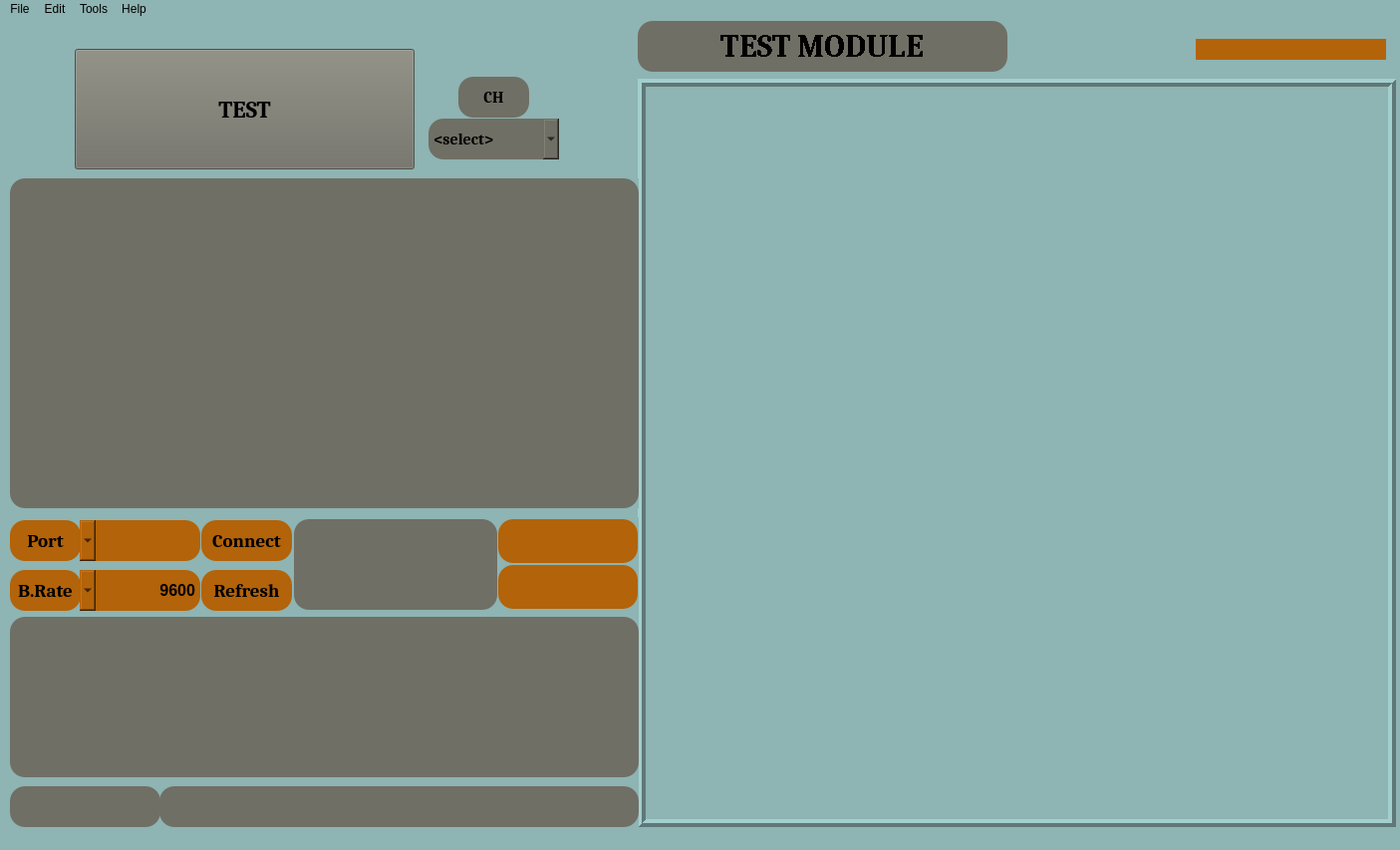
<?xml version="1.0" encoding="UTF-8"?>
<ui version="4.0">
 <class>APP</class>
 <widget class="QMainWindow" name="APP">
  <property name="geometry">
   <rect>
    <x>0</x>
    <y>0</y>
    <width>1405</width>
    <height>853</height>
   </rect>
  </property>
  <property name="font">
   <font>
    <family>Cambria</family>
   </font>
  </property>
  <property name="windowTitle">
   <string>MainWindow</string>
  </property>
  <property name="windowIcon">
   <iconset>
    <normaloff>../Images/Moewe.jpg</normaloff>../Images/Moewe.jpg</iconset>
  </property>
  <property name="toolTip">
   <string>&lt;html&gt;&lt;head/&gt;&lt;body&gt;&lt;p&gt;&lt;br/&gt;&lt;/p&gt;&lt;/body&gt;&lt;/html&gt;</string>
  </property>
  <property name="styleSheet">
   <string notr="true">background-color: rgb(142, 180, 179);</string>
  </property>
  <property name="tabShape">
   <enum>QTabWidget::Rounded</enum>
  </property>
  <widget class="QWidget" name="centralwidget">
   <widget class="QLabel" name="image_label">
    <property name="geometry">
     <rect>
      <x>640</x>
      <y>60</y>
      <width>761</width>
      <height>751</height>
     </rect>
    </property>
    <property name="styleSheet">
     <string notr="true">border-color: rgb(0, 0, 0);
selection-color: rgb(0, 85, 255);</string>
    </property>
    <property name="frameShape">
     <enum>QFrame::Box</enum>
    </property>
    <property name="frameShadow">
     <enum>QFrame::Raised</enum>
    </property>
    <property name="lineWidth">
     <number>4</number>
    </property>
    <property name="text">
     <string/>
    </property>
    <property name="alignment">
     <set>Qt::AlignCenter</set>
    </property>
   </widget>
   <widget class="QLabel" name="title_label">
    <property name="geometry">
     <rect>
      <x>640</x>
      <y>2</y>
      <width>371</width>
      <height>51</height>
     </rect>
    </property>
    <property name="font">
     <font>
      <family>Cambria</family>
      <pointsize>24</pointsize>
      <weight>75</weight>
      <bold>true</bold>
      <stylestrategy>NoAntialias</stylestrategy>
     </font>
    </property>
    <property name="styleSheet">
     <string notr="true">background-color: rgb(111, 111, 101);
border-radius : 15px;</string>
    </property>
    <property name="frameShape">
     <enum>QFrame::Box</enum>
    </property>
    <property name="frameShadow">
     <enum>QFrame::Sunken</enum>
    </property>
    <property name="lineWidth">
     <number>2</number>
    </property>
    <property name="text">
     <string>TEST MODULE</string>
    </property>
    <property name="alignment">
     <set>Qt::AlignCenter</set>
    </property>
   </widget>
   <widget class="QLabel" name="time_label">
    <property name="geometry">
     <rect>
      <x>1200</x>
      <y>20</y>
      <width>191</width>
      <height>21</height>
     </rect>
    </property>
    <property name="font">
     <font>
      <family>Cambria</family>
      <pointsize>10</pointsize>
      <weight>75</weight>
      <bold>true</bold>
     </font>
    </property>
    <property name="styleSheet">
     <string notr="true">background-color: rgb(179, 99, 9);
border-radius : 15px;</string>
    </property>
    <property name="frameShape">
     <enum>QFrame::WinPanel</enum>
    </property>
    <property name="frameShadow">
     <enum>QFrame::Sunken</enum>
    </property>
    <property name="lineWidth">
     <number>2</number>
    </property>
    <property name="text">
     <string/>
    </property>
   </widget>
   <widget class="QWidget" name="widget" native="true">
    <property name="geometry">
     <rect>
      <x>70</x>
      <y>30</y>
      <width>511</width>
      <height>121</height>
     </rect>
    </property>
    <widget class="QPushButton" name="start_button">
     <property name="geometry">
      <rect>
       <x>5</x>
       <y>0</y>
       <width>341</width>
       <height>121</height>
      </rect>
     </property>
     <property name="font">
      <font>
       <family>Cambria</family>
       <pointsize>18</pointsize>
       <weight>75</weight>
       <bold>true</bold>
      </font>
     </property>
     <property name="toolTip">
      <string>&lt;html&gt;&lt;head/&gt;&lt;body&gt;&lt;p&gt;Run Function when Clicked&lt;/p&gt;&lt;/body&gt;&lt;/html&gt;</string>
     </property>
     <property name="styleSheet">
      <string notr="true">background-color: rgb(111, 111, 101);</string>
     </property>
     <property name="text">
      <string>TEST</string>
     </property>
     <property name="checkable">
      <bool>false</bool>
     </property>
    </widget>
    <widget class="QLabel" name="ch_button">
     <property name="geometry">
      <rect>
       <x>390</x>
       <y>28</y>
       <width>71</width>
       <height>41</height>
      </rect>
     </property>
     <property name="font">
      <font>
       <family>Cambria</family>
       <pointsize>12</pointsize>
       <weight>75</weight>
       <bold>true</bold>
      </font>
     </property>
     <property name="styleSheet">
      <string notr="true">background-color: rgb(111, 111, 101);
border-radius : 15px;</string>
     </property>
     <property name="frameShape">
      <enum>QFrame::Panel</enum>
     </property>
     <property name="frameShadow">
      <enum>QFrame::Raised</enum>
     </property>
     <property name="lineWidth">
      <number>2</number>
     </property>
     <property name="text">
      <string>CH</string>
     </property>
     <property name="alignment">
      <set>Qt::AlignCenter</set>
     </property>
    </widget>
    <widget class="QComboBox" name="channel_combobox">
     <property name="geometry">
      <rect>
       <x>360</x>
       <y>70</y>
       <width>131</width>
       <height>41</height>
      </rect>
     </property>
     <property name="font">
      <font>
       <family>Cambria</family>
       <pointsize>12</pointsize>
       <weight>75</weight>
       <bold>true</bold>
      </font>
     </property>
     <property name="layoutDirection">
      <enum>Qt::LeftToRight</enum>
     </property>
     <property name="styleSheet">
      <string notr="true">background-color: rgb(111, 111, 101);
border-radius : 15px;</string>
     </property>
     <item>
      <property name="text">
       <string>&lt;select&gt;</string>
      </property>
     </item>
     <item>
      <property name="text">
       <string>CH1</string>
      </property>
     </item>
     <item>
      <property name="text">
       <string>CH2</string>
      </property>
     </item>
     <item>
      <property name="text">
       <string>CH3</string>
      </property>
     </item>
     <item>
      <property name="text">
       <string>Parallel</string>
      </property>
     </item>
    </widget>
   </widget>
   <widget class="QWidget" name="widget_2" native="true">
    <property name="geometry">
     <rect>
      <x>10</x>
      <y>160</y>
      <width>631</width>
      <height>331</height>
     </rect>
    </property>
    <widget class="QLabel" name="info_label">
     <property name="geometry">
      <rect>
       <x>0</x>
       <y>0</y>
       <width>631</width>
       <height>331</height>
      </rect>
     </property>
     <property name="font">
      <font>
       <family>Cambria</family>
       <pointsize>14</pointsize>
       <weight>75</weight>
       <bold>true</bold>
       <underline>false</underline>
      </font>
     </property>
     <property name="mouseTracking">
      <bool>true</bool>
     </property>
     <property name="styleSheet">
      <string notr="true">background-color: rgb(111, 111, 101);
border-radius : 15px;</string>
     </property>
     <property name="frameShape">
      <enum>QFrame::WinPanel</enum>
     </property>
     <property name="frameShadow">
      <enum>QFrame::Sunken</enum>
     </property>
     <property name="lineWidth">
      <number>3</number>
     </property>
     <property name="text">
      <string/>
     </property>
     <property name="alignment">
      <set>Qt::AlignCenter</set>
     </property>
     <property name="margin">
      <number>2</number>
     </property>
    </widget>
   </widget>
   <widget class="QWidget" name="widget_4" native="true">
    <property name="geometry">
     <rect>
      <x>0</x>
      <y>500</y>
      <width>641</width>
      <height>311</height>
     </rect>
    </property>
    <widget class="QPushButton" name="refresh_button">
     <property name="geometry">
      <rect>
       <x>202</x>
       <y>53</y>
       <width>91</width>
       <height>41</height>
      </rect>
     </property>
     <property name="font">
      <font>
       <family>Cambria</family>
       <pointsize>14</pointsize>
       <weight>75</weight>
       <bold>true</bold>
      </font>
     </property>
     <property name="styleSheet">
      <string notr="true">background-color: rgb(179, 99, 9);
border-radius : 15px;</string>
     </property>
     <property name="text">
      <string>Refresh</string>
     </property>
     <property name="checkable">
      <bool>false</bool>
     </property>
    </widget>
    <widget class="QPushButton" name="connect_button">
     <property name="geometry">
      <rect>
       <x>202</x>
       <y>3</y>
       <width>91</width>
       <height>41</height>
      </rect>
     </property>
     <property name="font">
      <font>
       <family>Cambria</family>
       <pointsize>14</pointsize>
       <weight>75</weight>
       <bold>true</bold>
      </font>
     </property>
     <property name="styleSheet">
      <string notr="true">background-color: rgb(179, 99, 9);
border-radius : 15px;</string>
     </property>
     <property name="text">
      <string>Connect</string>
     </property>
     <property name="checkable">
      <bool>false</bool>
     </property>
    </widget>
    <widget class="QLabel" name="port_label">
     <property name="geometry">
      <rect>
       <x>10</x>
       <y>3</y>
       <width>71</width>
       <height>41</height>
      </rect>
     </property>
     <property name="font">
      <font>
       <family>Cambria</family>
       <pointsize>14</pointsize>
       <weight>75</weight>
       <bold>true</bold>
      </font>
     </property>
     <property name="styleSheet">
      <string notr="true">background-color: rgb(179, 99, 9);
border-radius : 15px;</string>
     </property>
     <property name="frameShape">
      <enum>QFrame::Panel</enum>
     </property>
     <property name="frameShadow">
      <enum>QFrame::Sunken</enum>
     </property>
     <property name="lineWidth">
      <number>2</number>
     </property>
     <property name="text">
      <string>Port</string>
     </property>
     <property name="alignment">
      <set>Qt::AlignCenter</set>
     </property>
    </widget>
    <widget class="QComboBox" name="port_box">
     <property name="geometry">
      <rect>
       <x>80</x>
       <y>3</y>
       <width>121</width>
       <height>41</height>
      </rect>
     </property>
     <property name="font">
      <font>
       <pointsize>10</pointsize>
       <weight>75</weight>
       <bold>true</bold>
      </font>
     </property>
     <property name="layoutDirection">
      <enum>Qt::RightToLeft</enum>
     </property>
     <property name="styleSheet">
      <string notr="true">background-color: rgb(179, 99, 9);
border-radius : 15px;</string>
     </property>
    </widget>
    <widget class="QLabel" name="baudrate_label">
     <property name="geometry">
      <rect>
       <x>10</x>
       <y>53</y>
       <width>71</width>
       <height>41</height>
      </rect>
     </property>
     <property name="font">
      <font>
       <family>Cambria</family>
       <pointsize>14</pointsize>
       <weight>75</weight>
       <bold>true</bold>
      </font>
     </property>
     <property name="styleSheet">
      <string notr="true">background-color: rgb(179, 99, 9);
border-radius : 15px;</string>
     </property>
     <property name="frameShape">
      <enum>QFrame::Panel</enum>
     </property>
     <property name="frameShadow">
      <enum>QFrame::Sunken</enum>
     </property>
     <property name="lineWidth">
      <number>2</number>
     </property>
     <property name="text">
      <string>B.Rate</string>
     </property>
     <property name="alignment">
      <set>Qt::AlignCenter</set>
     </property>
    </widget>
    <widget class="QComboBox" name="baudrate_box">
     <property name="geometry">
      <rect>
       <x>80</x>
       <y>53</y>
       <width>121</width>
       <height>41</height>
      </rect>
     </property>
     <property name="font">
      <font>
       <pointsize>12</pointsize>
       <weight>75</weight>
       <bold>true</bold>
      </font>
     </property>
     <property name="layoutDirection">
      <enum>Qt::RightToLeft</enum>
     </property>
     <property name="styleSheet">
      <string notr="true">background-color: rgb(179, 99, 9);
border-radius : 15px;</string>
     </property>
     <item>
      <property name="text">
       <string>9600</string>
      </property>
     </item>
     <item>
      <property name="text">
       <string>57600</string>
      </property>
     </item>
     <item>
      <property name="text">
       <string>115200</string>
      </property>
     </item>
    </widget>
    <widget class="QLineEdit" name="Final_result_box">
     <property name="geometry">
      <rect>
       <x>160</x>
       <y>270</y>
       <width>481</width>
       <height>41</height>
      </rect>
     </property>
     <property name="font">
      <font>
       <family>Cambria</family>
       <pointsize>12</pointsize>
       <weight>75</weight>
       <bold>true</bold>
      </font>
     </property>
     <property name="styleSheet">
      <string notr="true">background-color: rgb(111, 111, 101);
border-radius : 15px;</string>
     </property>
     <property name="frame">
      <bool>true</bool>
     </property>
     <property name="alignment">
      <set>Qt::AlignLeading|Qt::AlignLeft|Qt::AlignVCenter</set>
     </property>
    </widget>
    <widget class="QLineEdit" name="id_Edit">
     <property name="geometry">
      <rect>
       <x>10</x>
       <y>270</y>
       <width>151</width>
       <height>41</height>
      </rect>
     </property>
     <property name="font">
      <font>
       <family>Cambria</family>
       <pointsize>12</pointsize>
       <weight>75</weight>
       <bold>true</bold>
      </font>
     </property>
     <property name="styleSheet">
      <string notr="true">background-color: rgb(111, 111, 101);
border-radius : 15px;</string>
     </property>
     <property name="frame">
      <bool>true</bool>
     </property>
     <property name="alignment">
      <set>Qt::AlignCenter</set>
     </property>
    </widget>
    <widget class="QTextBrowser" name="textBrowser">
     <property name="geometry">
      <rect>
       <x>10</x>
       <y>100</y>
       <width>631</width>
       <height>161</height>
      </rect>
     </property>
     <property name="font">
      <font>
       <family>Candara</family>
       <pointsize>10</pointsize>
       <weight>75</weight>
       <bold>true</bold>
      </font>
     </property>
     <property name="styleSheet">
      <string notr="true">background-color: rgb(111, 111, 101);
border-radius : 15px;</string>
     </property>
     <property name="frameShape">
      <enum>QFrame::WinPanel</enum>
     </property>
     <property name="lineWidth">
      <number>3</number>
     </property>
     <property name="midLineWidth">
      <number>1</number>
     </property>
    </widget>
    <widget class="QLabel" name="result_label">
     <property name="geometry">
      <rect>
       <x>295</x>
       <y>2</y>
       <width>204</width>
       <height>91</height>
      </rect>
     </property>
     <property name="font">
      <font>
       <pointsize>12</pointsize>
       <weight>75</weight>
       <bold>true</bold>
      </font>
     </property>
     <property name="styleSheet">
      <string notr="true">background-color: rgb(111, 111, 101);
border-radius : 15px;</string>
     </property>
     <property name="frameShape">
      <enum>QFrame::Panel</enum>
     </property>
     <property name="lineWidth">
      <number>2</number>
     </property>
     <property name="text">
      <string/>
     </property>
     <property name="alignment">
      <set>Qt::AlignCenter</set>
     </property>
    </widget>
    <widget class="QLabel" name="dc_voltlabel">
     <property name="geometry">
      <rect>
       <x>500</x>
       <y>2</y>
       <width>140</width>
       <height>44</height>
      </rect>
     </property>
     <property name="font">
      <font>
       <pointsize>12</pointsize>
       <weight>75</weight>
       <bold>true</bold>
      </font>
     </property>
     <property name="styleSheet">
      <string notr="true">background-color: rgb(179, 99, 9);
border-radius : 15px;</string>
     </property>
     <property name="frameShape">
      <enum>QFrame::Panel</enum>
     </property>
     <property name="lineWidth">
      <number>2</number>
     </property>
     <property name="text">
      <string/>
     </property>
     <property name="alignment">
      <set>Qt::AlignCenter</set>
     </property>
    </widget>
    <widget class="QLabel" name="ac_voltlabel">
     <property name="geometry">
      <rect>
       <x>500</x>
       <y>48</y>
       <width>140</width>
       <height>44</height>
      </rect>
     </property>
     <property name="font">
      <font>
       <pointsize>12</pointsize>
       <weight>75</weight>
       <bold>true</bold>
      </font>
     </property>
     <property name="styleSheet">
      <string notr="true">background-color: rgb(179, 99, 9);
border-radius : 15px;</string>
     </property>
     <property name="frameShape">
      <enum>QFrame::Panel</enum>
     </property>
     <property name="lineWidth">
      <number>2</number>
     </property>
     <property name="text">
      <string/>
     </property>
     <property name="alignment">
      <set>Qt::AlignCenter</set>
     </property>
    </widget>
   </widget>
  </widget>
  <widget class="QStatusBar" name="statusbar"/>
  <widget class="QMenuBar" name="menubar">
   <property name="geometry">
    <rect>
     <x>0</x>
     <y>0</y>
     <width>1405</width>
     <height>21</height>
    </rect>
   </property>
   <widget class="QMenu" name="menuFile">
    <property name="title">
     <string>File</string>
    </property>
    <addaction name="actionNew"/>
    <addaction name="actionLoad"/>
    <addaction name="actionSave"/>
    <addaction name="actionSave_as"/>
    <addaction name="actionExit"/>
   </widget>
   <widget class="QMenu" name="menuEdit">
    <property name="title">
     <string>Edit</string>
    </property>
    <addaction name="actionVoltage_Test"/>
   </widget>
   <widget class="QMenu" name="menuTools">
    <property name="title">
     <string>Tools</string>
    </property>
    <addaction name="actionSet_Power"/>
    <addaction name="actionPort"/>
    <addaction name="actionBaudrate"/>
   </widget>
   <widget class="QMenu" name="menuHelp">
    <property name="title">
     <string>Help</string>
    </property>
    <addaction name="actionAbout"/>
   </widget>
   <addaction name="menuFile"/>
   <addaction name="menuEdit"/>
   <addaction name="menuTools"/>
   <addaction name="menuHelp"/>
  </widget>
  <action name="actionNew">
   <property name="text">
    <string>New</string>
   </property>
  </action>
  <action name="actionLoad">
   <property name="text">
    <string>Load</string>
   </property>
  </action>
  <action name="actionSave">
   <property name="text">
    <string>Save</string>
   </property>
  </action>
  <action name="actionSave_as">
   <property name="text">
    <string>Save as</string>
   </property>
  </action>
  <action name="actionAbout">
   <property name="text">
    <string>About</string>
   </property>
  </action>
  <action name="actionExit">
   <property name="text">
    <string>Exit</string>
   </property>
  </action>
  <action name="actionVoltage_Test">
   <property name="text">
    <string>Voltage Test</string>
   </property>
  </action>
  <action name="actionSet_Power">
   <property name="text">
    <string>Set Power</string>
   </property>
  </action>
  <action name="actionPort">
   <property name="text">
    <string>Port</string>
   </property>
  </action>
  <action name="actionBaudrate">
   <property name="text">
    <string>Baudrate</string>
   </property>
  </action>
 </widget>
 <resources/>
 <connections/>
</ui>
